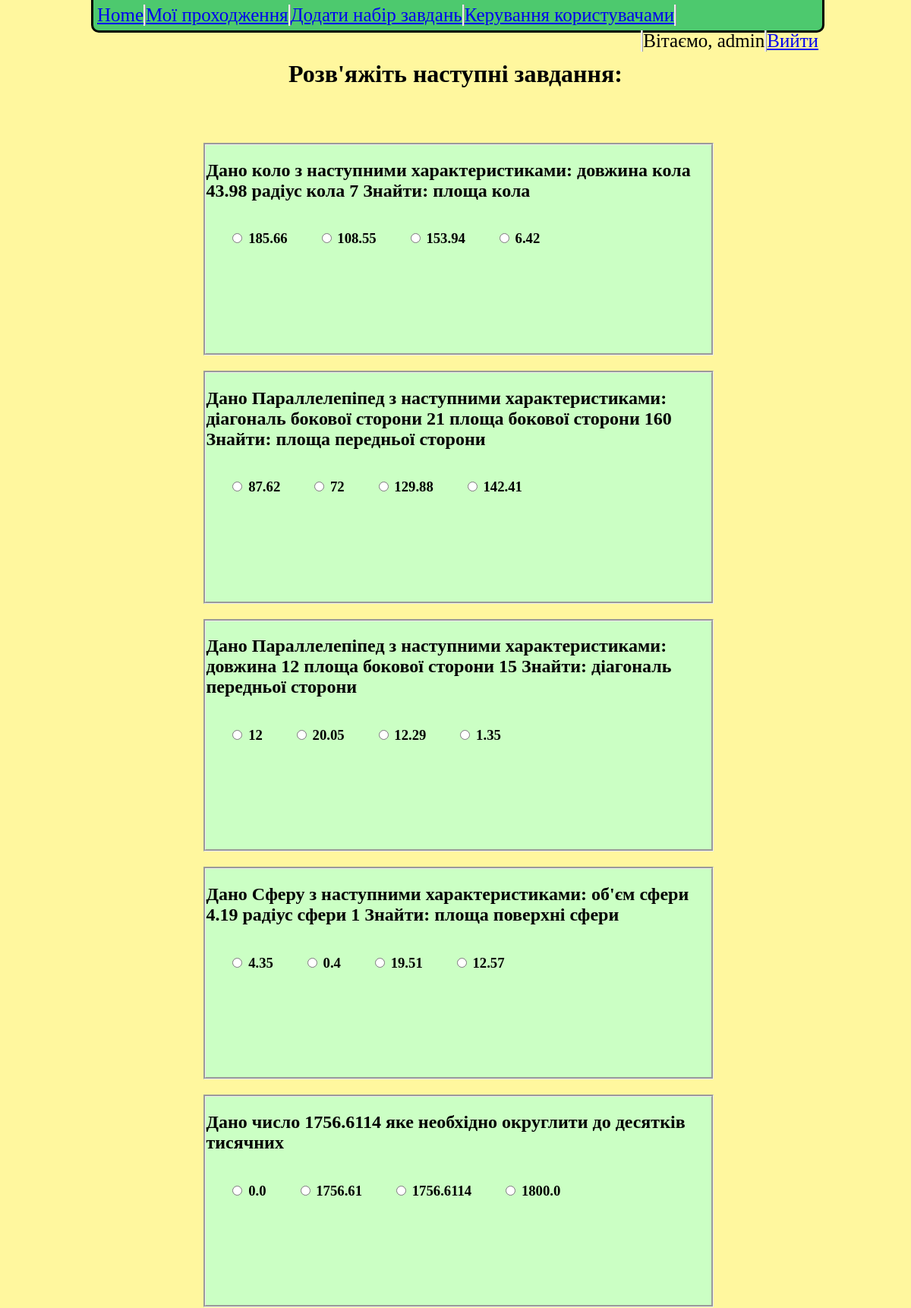
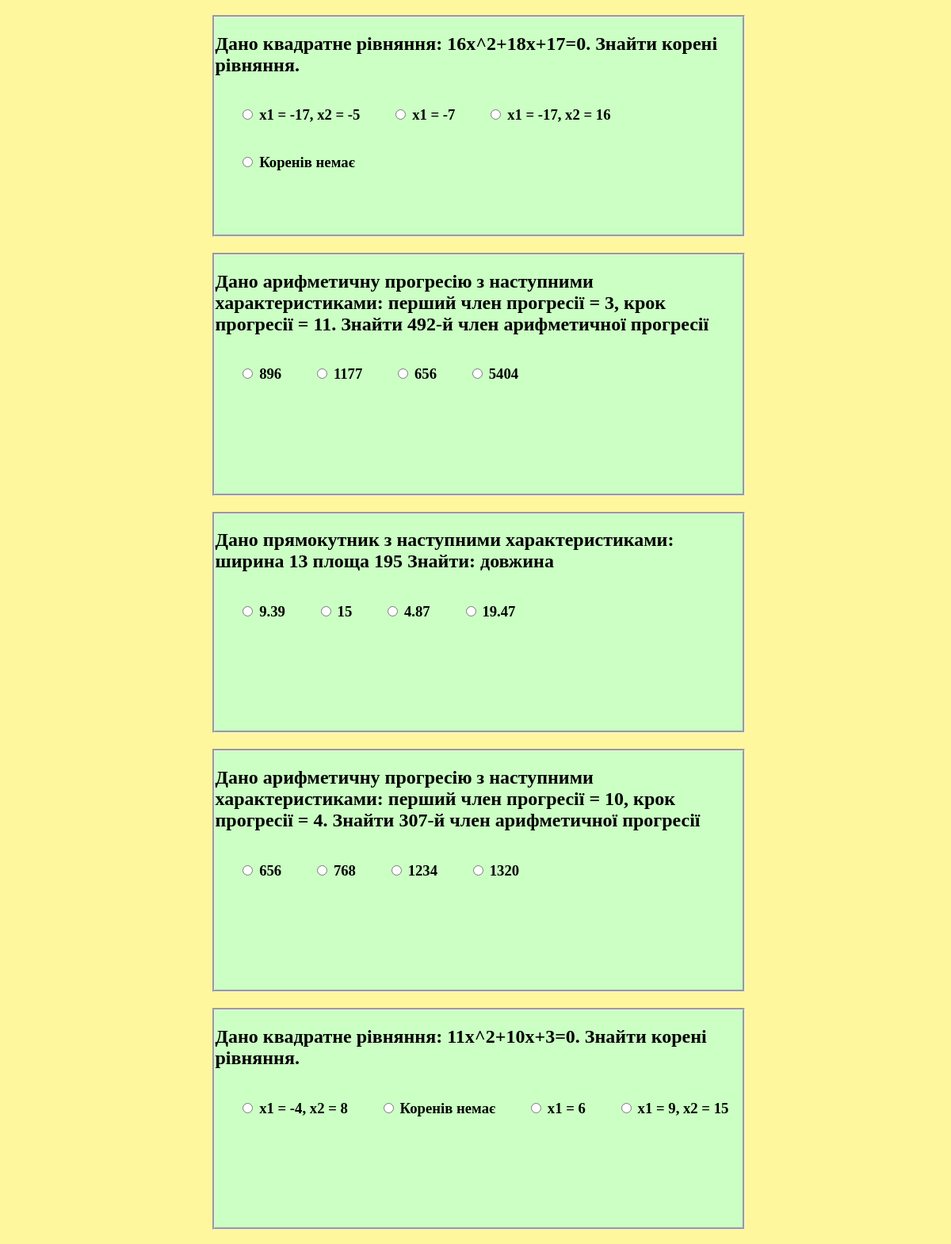
The page /tasks (signed in, upper part) on the database its author committed (2 pictures, top to bottom).
### models/user.py (models this page shows, shortened)
class UserModel(db.Model, UserMixin):
    __tablename__ = "user"
    user_id = db.Column(db.Integer, primary_key=True)
    user_login = db.Column(db.String(50), nullable=False, unique=True)
    user_password = db.Column(db.String(100), nullable=False)
    user_access_level = db.Column(db.String(50), nullable=False)
    def get_id(self):
        return(self.user_id)
    @classmethod
    def find_by_id(cls, user_id):
        return UserModel.query.filter_by(user_id=user_id).first()

### models/tasks.py (models this page shows, shortened)
class TaskModel(db.Model):
    __tablename__ = "tasks"
    task_id = db.Column(db.Integer, primary_key=True)
    task_text = db.Column(db.String(1000), nullable=False)
    task_correct_answer = db.Column(db.String(125), nullable=False)
    answer_1 = db.Column(db.String(200), nullable=False)
    answer_2 = db.Column(db.String(200), nullable=False)
    answer_3 = db.Column(db.String(200), nullable=False)
    answer_4 = db.Column(db.String(200), nullable=False)
    task_datetime_of_creation = db.Column(db.DateTime, nullable=False)
    user_id = db.Column(db.Integer, db.ForeignKey('user.user_id'), nullable=False)
    user = db.relationship('UserModel', backref=db.backref('user', lazy=True))
    @classmethod
    def get_all_tasks(cls):
        return TaskModel.query.all()

### app.py (the view)
@app.route('/tasks')
def solve_tasks():
    tasks = TaskModel.get_all_tasks()
    return render_template('solve_tasks.html', tasks=random.sample(tasks, 20), user=UserModel(), validate_user=load_user(current_user.get_id()))

### app.py (called while the page is built)
@manager.user_loader
def load_user(user_id):
    return UserModel.query.get(user_id)

@app.after_request
def redirect_to_signin(response):
    if response.status_code == 401:
        return redirect(url_for('login_page') + '?next=' + request.url)
    return response

### templates/solve_tasks.html (shortened to what this page needs)
<html>
    <head>
        <link rel="stylesheet" type="text/css" href="{{ url_for( 'static', filename='css/style.css', v=8) }}">
    </head>
    <body>
        <div class="header">
            <div class="nav_buttons">
                <div class="home_button">
                    <a href="{{url_for('index')}}">Home</a>
                </div>
                <div class="my_posts">
                    <a href="{{url_for('history')}}">Мої проходження</a>
                </div>
                {% if user.find_by_id(current_user.get_id()).user_access_level == 'admin' %}
                <div class="create_tasks_button">
                    <a href="{{ url_for('create_pull_of_tasks') }}">Додати набір завдань</a>
                </div>
                <div class="create_tasks_button">
                    <a href="{{ url_for('admin_user_management') }}">Керування користувачами</a>
                </div>
                {% endif %}
            </div>
            <div class="log_buttons">
                {% if validate_user != None %}
                <div class="logout">
                    <a href="{{url_for('logout')}}">Вийти</a>
                </div>
                <div class="logged_in_user">
                    Вітаємо, {{user.find_by_id(current_user.get_id()).user_login}}
                </div>
                {% endif %}
            </div>
        </div>
        <div class="name_of_results">
            <h1> Розв'яжіть наступні завдання: </h1>
        </div>
        <div class="tasks_list">
            <form method="post" action="/solved_tasks">
            {% for task in tasks %}
            <div class="task_body">
                <div class="task_problem">
                    <h2> {{ task.task_text }} </h2>
                </div>
                    <div class="answers_block">
                        <div class="answer_1">
                            <h3><input type="radio" name="{{task.task_id}}" value="{{task.answer_1}}"> {{ task.answer_1 }} </h3>
                        </div>
                        <div class="answer_2">
                            <h3><input type="radio" name="{{task.task_id}}" value="{{task.answer_2}}"> {{ task.answer_2 }} </h3>
                        </div>
                        <div class="answer_3">
                            <h3><input type="radio" name="{{task.task_id}}" value="{{task.answer_3}}"> {{ task.answer_3 }} </h3>
                        </div>
                        <div class="answer_4">
                            <h3><input type="radio" name="{{task.task_id}}" value="{{task.answer_4}}"> {{ task.answer_4 }} </h3>
                        </div>
                    </div>
            </div>
            {% endfor %}
                </form>
        </div>
    </body>
</html>

### static/css/style.css (style rules this page uses)
body { color: black; background-color: #fff79e; }
.name_of_results { text-align: center; padding-top: 50px; }
.tasks_list { width: 75%; left: 22%; top: 50px; height: max-content; position: relative; }
.task_body { width: 75%; height: max-content; border-style: groove; margin-bottom: 20px; padding-bottom: 180px; position: relative; background-color: #cbffc4; }
.task_problem { text-align: left; }
.answers_block { position: relative; }
.answer_1 { position: relative; float: left; padding-left: 10px; padding-right: 10px; margin-left: 20px; height: max-content; }
.answer_2 { position: relative; float: left; padding-left: 10px; padding-right: 10px; margin-left: 20px; }
.answer_3 { position: relative; float: left; padding-left: 10px; padding-right: 10px; margin-left: 20px; }
.answer_4 { position: relative; float: left; padding-left: 10px; padding-right: 10px; margin-left: 20px; }
.header { width: 80%; height: 40px; background-color: #4dc96e; border-bottom-style: solid; border-left-style: solid; border-right-style: solid; border-bottom-left-radius: 10px; border-bottom-right-radius: 10px; position: fixed; top: 0px; left: 10%; z-index: 9999; }
.nav_buttons { display: inline; float: left; margin-top: 6px; margin-left: 5px; font-size: 25px; text-align: center; }
.home_button { width: max-content; border-right-style: ridge; display: inline; float: left; }
.my_posts { width: max-content; border-right-style: ridge; float: left; display: inline; }
.create_tasks_button { width: max-content; border-right-style: ridge; float: left; display: inline; }
.log_buttons { display: inline; float: right; margin-top: 6px; margin-right: 5px; text-align: center; font-size: 25px; }
.logged_in_user { float: right; border-left-style: ridge; }
.logout { float: right; border-left-style: ridge; }

### rows shown on the page
UserModel: find_by_id "admin"
TaskModel: task_text "Дано коло з наступними характеристиками: довжина кола 43.98 радіус кола 7 Знайти: площа кола", answer_1 "185.66", answer_2 "108.55", answer_3 "153.94", answer_4 "6.42"
TaskModel: task_text "Дано Параллелепіпед з наступними характеристиками: діагональ бокової сторони 21 площа бокової сторони 160 Знайти: площа передньої сторони", answer_1 "87.62", answer_2 "72", answer_3 "129.88", answer_4 "142.41"
TaskModel: task_text "Дано Параллелепіпед з наступними характеристиками: довжина 12 площа бокової сторони 15 Знайти: діагональ передньої сторони", answer_1 "12", answer_2 "20.05", answer_3 "12.29", answer_4 "1.35"
TaskModel: task_text "Дано Сферу з наступними характеристиками: об'єм сфери 4.19 радіус сфери 1 Знайти: площа поверхні сфери", answer_1 "4.35", answer_2 "0.4", answer_3 "19.51", answer_4 "12.57"
TaskModel: task_text "Дано число 1756.6114 яке необхідно округлити до десяткiв тисячних", answer_1 "0.0", answer_2 "1756.61", answer_3 "1756.6114", answer_4 "1800.0"
TaskModel: task_text "Дано квадратне рівняння: 16x^2+18x+17=0. Знайти корені рівняння.", answer_1 "x1 = -17, x2 = -5", answer_2 "x1 = -7", answer_3 "x1 = -17, x2 = 16", answer_4 "Коренiв немає"
TaskModel: task_text "Дано арифметичну прогресiю з наступними характеристиками: перший член прогресiї = 3, крок прогресiї = 11. Знайти 492-й член арифметичної прогресiї", answer_1 "896", answer_2 "1177", answer_3 "656", answer_4 "5404"
TaskModel: task_text "Дано прямокутник з наступними характеристиками: ширина 13 площа 195 Знайти: довжина", answer_1 "9.39", answer_2 "15", answer_3 "4.87", answer_4 "19.47"
TaskModel: task_text "Дано арифметичну прогресiю з наступними характеристиками: перший член прогресiї = 10, крок прогресiї = 4. Знайти 307-й член арифметичної прогресiї", answer_1 "656", answer_2 "768", answer_3 "1234", answer_4 "1320"
TaskModel: task_text "Дано квадратне рівняння: 11x^2+10x+3=0. Знайти корені рівняння.", answer_1 "x1 = -4, x2 = 8", answer_2 "Коренiв немає", answer_3 "x1 = 6", answer_4 "x1 = 9, x2 = 15"
